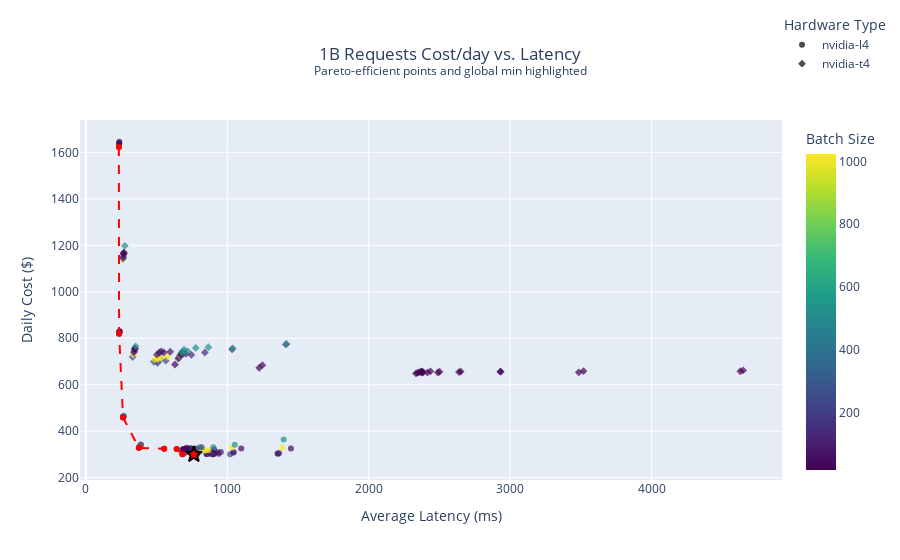

Write notebook code for a chart like this one.
### Markdown cell above
## Cost vs Latency

### Code cell
import plotly.express as px
import plotly.graph_objects as go
import numpy as np
import pandas as pd

# Get the 100 lowest-cost points
bottom_100 = df.nsmallest(500, "1B_cost").copy()
bottom_100["1B_cost"] = bottom_100["1B_cost"].round(2)
bottom_100["throughput_req_per_sec"] = bottom_100["throughput_req_per_sec"].round(2)
bottom_100["avg_latency_ms"] = bottom_100["avg_latency_ms"].round(3)

# Find the global minimum cost point *only within* the bottom 100 points
global_min = bottom_100.nsmallest(1, "1B_cost")

# Function to find Pareto-efficient points (minimizing cost and latency)
def pareto_efficient(df, x_col, y_col):
    sorted_df = df.sort_values(by=[x_col, y_col])  # Sort by latency, then cost
    pareto_points = []
    min_cost = np.inf  # Start with a very high cost
    
    for _, row in sorted_df.iterrows():
        if row[y_col] < min_cost:  # If this cost is the lowest seen so far
            pareto_points.append(row)
            min_cost = row[y_col]
    
    return pd.DataFrame(pareto_points)

# Compute Pareto front
pareto_front = pareto_efficient(bottom_100, "avg_latency_ms", "1B_cost")

# Base scatter plot (showing 100 lowest-cost points)
fig = px.scatter(
    bottom_100, 
    x="avg_latency_ms", 
    y="1B_cost", 
    symbol="hw_type", 
    color="batch_size",  
    color_continuous_scale="viridis",  
    opacity=0.7, 
    title="1B Requests Cost/day vs. Latency<br><sup>Pareto-efficient points and global min highlighted</sup>",
    labels={
        "avg_latency_ms": "Average Latency (ms)",
        "1B_cost": "Daily Cost ($)",
        "hw_type": "Hardware Type",
        "batch_size": "Batch Size",
    },
    hover_data=["vus", "batch_size", "throughput_req_per_sec"]
)

# Add global minimum cost point (red star)
fig.add_trace(
    go.Scatter(
        x=global_min["avg_latency_ms"],
        y=global_min["1B_cost"],
        mode="markers",
        marker=dict(size=12, color="red", symbol="star", line=dict(width=2, color="black")),
        name="Global Min Cost",
        hovertemplate="Latency: %{x} ms<br>Cost: $%{y}<br>Batch Size: %{text}<br>VUs: %{customdata[0]}<br>Throughput: %{customdata[1]} req/sec",
        text=global_min["batch_size"],
        customdata=global_min[["vus", "throughput_req_per_sec"]].values,
        showlegend=False
    )
)

# Add Pareto curve with detailed hover info
fig.add_trace(
    go.Scatter(
        x=pareto_front["avg_latency_ms"],
        y=pareto_front["1B_cost"],
        mode="lines+markers",
        line=dict(color="red", width=2, dash="dash"),
        marker=dict(size=6, color="red"),
        name="Pareto Front",
        hovertemplate="Latency: %{x} ms<br>Cost: $%{y}<br>Batch Size: %{text}<br>VUs: %{customdata[0]}<br>Throughput: %{customdata[1]} req/sec",
        text=pareto_front["batch_size"],
        customdata=pareto_front[["vus", "throughput_req_per_sec"]].values,
        showlegend=False
    )
)

# Adjust layout (Center title)
fig.update_layout(
    title_x=0.5,  # Centers title
    legend=dict(
        x=1,  
        y=1.3,  
        title="Hardware Type"
    )
)

fig.show()

### Figure 1 — Plotly figure (JSON) as saved in the notebook; plotly's stock layout.template omitted (floating-point values rounded to 4 significant figures; data arrays with more than 128 entries replaced by an {"elided": "..."} marker saying what was removed)
{"data": [{"customdata": {"elided": "96x3 float values"}, "hovertemplate": "Hardware Type=nvidia-l4<br>Average Latency (ms)=%{x}<br>Daily Cost ($)=%{y}<br>vus=%{customdata[0]}<br>Batch Size=%{marker.color}<br>throughput_req_per_sec=%{customdata[2]}<extra></extra>", "legendgroup": "nvidia-l4", "marker": {"color": [256, 256, 256, 256, 64, 64, 128, 256, 128, 64, 256, 256, 64, 64, 64, 256, 128, 128, 64, 128, 128, 128, 64, 256, 64, 128, 64, 128, 1024, 1024, 512, 128, 512, 32, 512, 1024, 1024, 1024, 32, 32, 32, 1024, 32, 512, 512, 1024, 32, 16, 1024, 32, 16, 16, 16, 16, 16, 32, 32, 512, 32, 16, 16, 64, 1024, 16, 1024, 512, 512, 256, 256, 32, 512, 1024, 512, 128, 512, 256, 1024, 64, 128, 16, 32, 512, 64, 256, 1024, 128, 512, 32, 16, 32, 1024, 64, 512, 256, 128, 16], "coloraxis": "coloraxis", "opacity": 0.7, "symbol": "circle"}, "mode": "markers", "name": "nvidia-l4", "orientation": "v", "showlegend": true, "type": "scatter", "x": [763.2, 682.2, 1020.0, 786.4, 897.3, 899.4, 852.2, 769.3, 684.9, 895.3, 856.0, 1359.0, 853.7, 906.3, 938.8, 784.2, 860.3, 900.9, 1355.0, 870.8, 883.3, 1367.0, 695.5, 783.1, 1042.0, 1046.0, 934.9, 954.8, 794.0, 801.1, 711.5, 890.1, 752.1, 711, 723.9, 711.3, 846.3, 829.8, 724.2, 731.0, 743.4, 868.7, 811.2, 755.1, 726.8, 814.0, 906.1, 684.3, 811.4, 731.9, 691.3, 689.1, 641.9, 711.5, 553.1, 1098.0, 1450.0, 746.1, 783.2, 738.0, 374.6, 374.8, 1387.0, 711.1, 1033.0, 807.3, 901.2, 818.8, 384.3, 386.1, 386.7, 389.2, 1053.0, 388.9, 1399.0, 262.6, 263.2, 263.3, 264.1, 265.0, 265.2, 267.1, 234.6, 235.9, 237.0, 237.1, 237.2, 237.4, 237.8, 232.9, 233.4, 234.5, 234.8, 234.9, 235.1, 236.2], "xaxis": "x", "y": [299.6, 300.3, 300.7, 301.1, 301.2, 301.2, 301.5, 301.7, 301.7, 302.1, 302.2, 302.3, 302.7, 302.7, 302.8, 303.0, 303.2, 303.4, 303.5, 304.3, 304.9, 305, 306.5, 306.7, 308.5, 308.8, 309.8, 310.4, 311.4, 312.4, 312.7, 312.8, 313.3, 313.6, 314.2, 314.6, 316.3, 316.6, 317.7, 318.2, 318.6, 318.6, 319.1, 320.7, 320.9, 321.2, 321.4, 321.5, 321.9, 322.1, 322.2, 322.7, 323.1, 323.8, 324.0, 325.2, 325.3, 325.6, 325.9, 326.5, 328.3, 328.6, 328.8, 328.9, 329.4, 330.9, 331.0, 331.3, 338.1, 338.5, 339.2, 341.0, 341.3, 343.0, 364.0, 459.4, 460.2, 460.5, 461.8, 463.1, 463.6, 466.7, 818.9, 822.8, 826.1, 826.9, 827.9, 828.2, 830.1, 1623.0, 1625.0, 1634.0, 1636.0, 1637.0, 1638.0, 1646.0], "yaxis": "y"}, {"customdata": {"elided": "72x3 float values"}, "hovertemplate": "Hardware Type=nvidia-t4<br>Average Latency (ms)=%{x}<br>Daily Cost ($)=%{y}<br>vus=%{customdata[0]}<br>Batch Size=%{marker.color}<br>throughput_req_per_sec=%{customdata[2]}<extra></extra>", "legendgroup": "nvidia-t4", "marker": {"color": [32, 16, 32, 32, 16, 32, 16, 32, 32, 16, 32, 32, 16, 32, 16, 16, 16, 16, 16, 32, 16, 32, 16, 256, 256, 256, 256, 1024, 256, 1024, 256, 1024, 1024, 32, 256, 1024, 1024, 128, 128, 128, 64, 1024, 128, 128, 64, 64, 128, 64, 64, 512, 512, 64, 64, 512, 128, 512, 128, 32, 16, 512, 512, 512, 512, 128, 512, 1024, 256, 64, 128, 32, 16, 512], "coloraxis": "coloraxis", "opacity": 0.7, "symbol": "diamond"}, "mode": "markers", "name": "nvidia-t4", "orientation": "v", "showlegend": true, "type": "scatter", "x": [2334.0, 2344.0, 2377.0, 2415.0, 2489.0, 3485.0, 2386.0, 2357.0, 2638.0, 2371.0, 2501.0, 2930.0, 2934.0, 2376.0, 2650.0, 2373.0, 2436.0, 4628.0, 3519.0, 4648.0, 1226.0, 1248.0, 629.8, 507.5, 500.5, 480.9, 564.6, 487.4, 528.9, 509.4, 653.2, 532.6, 503.3, 657.2, 330.3, 579.1, 664.1, 666.1, 673.4, 746.1, 501.9, 335.4, 707.9, 687.9, 674.7, 518.9, 841.3, 550.7, 339.5, 678.2, 694.2, 596.0, 533.3, 719.4, 342.2, 694.2, 1034.0, 346.6, 346.9, 1038.0, 776.9, 866.3, 351.5, 1414.0, 1419.0, 261.6, 262.5, 264.0, 266.5, 267.5, 268.5, 275.1], "xaxis": "x", "y": [648.5, 650.8, 651.9, 652.4, 652.6, 653.5, 653.6, 653.7, 654.5, 654.5, 655.9, 656.2, 656.3, 656.6, 657.0, 657.4, 657.5, 657.9, 658.8, 661.7, 672.8, 684.1, 687.0, 694.2, 698.0, 698.8, 703.4, 708.3, 709.6, 710.6, 712.0, 714.4, 716.0, 716.6, 719.3, 720.9, 724.3, 726.2, 728.5, 728.6, 729.3, 730.5, 732.4, 733.1, 735.9, 738.6, 738.6, 738.6, 739.5, 739.7, 740.0, 741.9, 743.8, 743.9, 745.3, 751.3, 752.6, 754.8, 755.6, 756.4, 758.5, 761.2, 765.3, 773.5, 775.8, 1139.0, 1143.0, 1150.0, 1161.0, 1165.0, 1169.0, 1198.0], "yaxis": "y"}, {"customdata": [[575, 741.7]], "hovertemplate": "Latency: %{x} ms<br>Cost: $%{y}<br>Batch Size: %{text}<br>VUs: %{customdata[0]}<br>Throughput: %{customdata[1]} req/sec", "marker": {"color": "red", "line": {"color": "black", "width": 2}, "size": 12, "symbol": "star"}, "mode": "markers", "name": "Global Min Cost", "showlegend": false, "text": [256], "type": "scatter", "x": [763.2], "y": [299.6]}, {"customdata": [[32, 136.9], [64, 271.4], [128, 483.8], [256, 676.9], [384, 685.9], [448, 687.8], [512, 740.1], [575, 741.7]], "hovertemplate": "Latency: %{x} ms<br>Cost: $%{y}<br>Batch Size: %{text}<br>VUs: %{customdata[0]}<br>Throughput: %{customdata[1]} req/sec", "line": {"color": "red", "dash": "dash", "width": 2}, "marker": {"color": "red", "size": 6}, "mode": "lines+markers", "name": "Pareto Front", "showlegend": false, "text": [32, 64, 256, 16, 16, 16, 256, 256], "type": "scatter", "x": [232.9, 234.6, 262.6, 374.6, 553.1, 641.9, 682.2, 763.2], "y": [1623.0, 818.9, 459.4, 328.3, 324.0, 323.1, 300.3, 299.6]}], "layout": {"coloraxis": {"colorbar": {"title": {"text": "Batch Size"}}, "colorscale": [[0, "#440154"], [0.1111, "#482878"], [0.2222, "#3e4989"], [0.3333, "#31688e"], [0.4444, "#26828e"], [0.5556, "#1f9e89"], [0.6667, "#35b779"], [0.7778, "#6ece58"], [0.8889, "#b5de2b"], [1, "#fde725"]]}, "legend": {"title": {"text": "Hardware Type"}, "tracegroupgap": 0, "x": 1, "y": 1.3}, "title": {"text": "1B Requests Cost/day vs. Latency<br><sup>Pareto-efficient points and global min highlighted</sup>", "x": 0.5}, "xaxis": {"anchor": "y", "domain": [0, 1], "title": {"text": "Average Latency (ms)"}}, "yaxis": {"anchor": "x", "domain": [0, 1], "title": {"text": "Daily Cost ($)"}}}}
